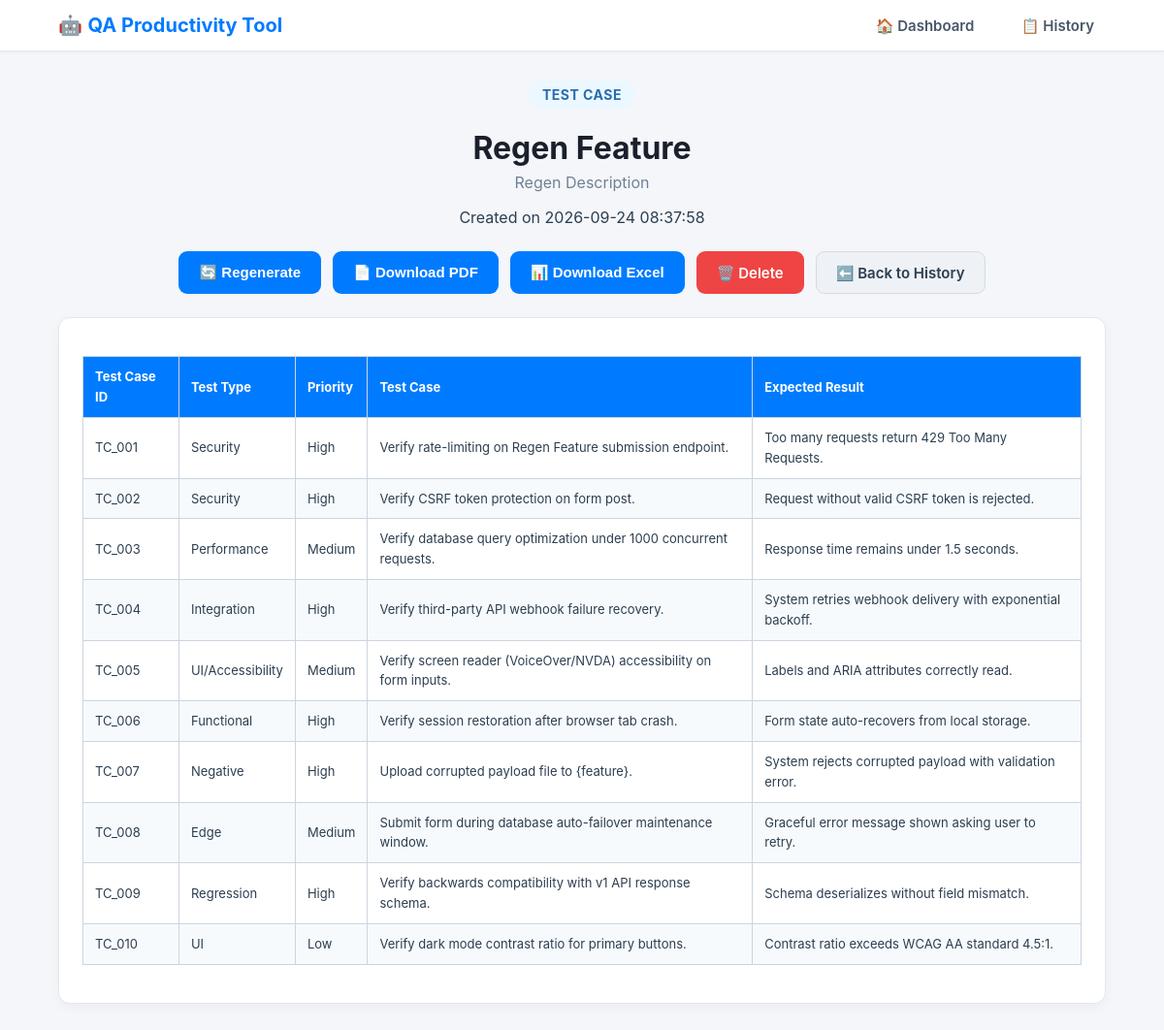
The page /view/24 on the database its author committed.
### tables this page shows
CREATE TABLE reports (
                id INTEGER PRIMARY KEY AUTOINCREMENT,
                type TEXT NOT NULL,
                feature TEXT NOT NULL,
                description TEXT NOT NULL,
                content TEXT,
                created_at TIMESTAMP DEFAULT CURRENT_TIMESTAMP
            );

### app.py (the view)
@app.route("/view/<int:id>")
def view_report(id):
    conn = get_db()
    cursor = conn.cursor()
    cursor.execute("SELECT * FROM reports WHERE id = ?", (id,))
    report = cursor.fetchone()
    conn.close()
    if not report:
        flash("Report not found.")
        return redirect(url_for("history"))
    content_html = markdown.markdown(report["content"] or "", extensions=['tables'])
    return render_template("view.html", report=report, content_html=content_html)

### app.py (called while the page is built, shortened)
def get_db():
    db_path = DATABASE
    conn = sqlite3.connect(db_path)
    conn.row_factory = sqlite3.Row
    return conn

### templates/view.html (shortened to what this page needs)
<!DOCTYPE html>
<html lang="en">
<head>
    <link rel="stylesheet" href="{{ url_for('static', filename='style.css') }}">
</head>
<body>
<header class="navbar">
    <div class="nav-container">
        <div class="logo">🤖 <strong>QA Productivity Tool</strong></div>
        <nav class="nav-links">
            <a href="/">🏠 Dashboard</a>
            <a href="/history">📋 History</a>
        </nav>
    </div>
</header>
<div class="container">
    <div class="result-header">
        <span class="badge badge-large badge-{{ report.type|lower|replace(' ', '-') }}">{{ report.type }}</span>
        <h1>{{ report.feature }}</h1>
        <p class="subtitle">{{ report.description }}</p>
        <p class="timestamp">Created on {{ report.created_at }}</p>
    </div>
    <div class="action-buttons">
        <form action="/regenerate" method="POST" style="display:inline;">
            <button type="submit" class="btn btn-primary">🔄 Regenerate</button>
        </form>
        <form action="/download_pdf" method="POST" style="display:inline;">
            <button type="submit" class="btn btn-primary">📄 Download PDF</button>
        </form>
        <form action="/download_excel" method="POST" style="display:inline;">
            <button type="submit" class="btn btn-primary">📊 Download Excel</button>
        </form>
        <a href="/delete/{{ report.id }}" class="btn btn-danger">🗑️ Delete</a>
        <a href="/history" class="btn btn-secondary">⬅️ Back to History</a>
    </div>
    <div class="ai-result">
        {{ content_html|safe }}
    </div>
</div>
</body>
</html>

### static/style.css (style rules this page uses)
body { margin: 0; padding: 0; background: #f4f6f9; font-family: -apple-system, BlinkMacSystemFont, "Segoe UI", Roboto, Helvetica, Arial, sans-serif; color: #2c3e50; }
.navbar { background: #ffffff; border-bottom: 1px solid #e2e8f0; padding: 14px 0; box-shadow: 0 2px 4px rgba(0,0,0,0.03); }
.nav-container { width: 90%; max-width: 1150px; margin: 0 auto; display: flex; justify-content: space-between; align-items: center; }
.logo { font-size: 20px; color: #007bff; }
.nav-links a { margin-left: 20px; text-decoration: none; color: #4a5568; font-weight: 600; font-size: 15px; padding: 6px 12px; border-radius: 6px; transition: all 0.2s ease; }
.container { width: 90%; max-width: 1150px; margin: 30px auto 60px auto; }
h1 { color: #1a202c; margin-bottom: 6px; }
.subtitle { color: #718096; margin-top: 0; font-size: 16px; }
.btn { display: inline-flex; align-items: center; justify-content: center; min-height: 44px; padding: 0 20px; border-radius: 9px; border: 1px solid transparent; font-size: 15px; font-weight: 600; text-decoration: none; cursor: pointer; box-sizing: border-box; transition: all 0.2s ease; }
.btn-primary { background: #007bff; color: #ffffff; }
.btn-secondary { background: #eef1f5; color: #2c3e50; border-color: #d5dbe3; }
.btn-danger { background: #ef4444; color: #ffffff; }
.action-buttons { display: flex; justify-content: center; align-items: center; gap: 12px; flex-wrap: wrap; margin-top: 24px; }
.badge { display: inline-block; padding: 4px 10px; border-radius: 20px; font-size: 12px; font-weight: 700; text-transform: uppercase; letter-spacing: 0.5px; }
.badge-test-case { background: #ebf8ff; color: #2b6cb0; }
.badge-large { font-size: 14px; padding: 6px 14px; }
.result-header { text-align: center; margin-bottom: 25px; }
.ai-result { background: #ffffff; padding: 24px; border-radius: 12px; border: 1px solid #e2e8f0; box-shadow: 0 4px 12px rgba(0,0,0,0.04); overflow-x: auto; line-height: 1.6; margin-top: 24px; }
.ai-result table { width: 100%; border-collapse: collapse; margin-top: 15px; margin-bottom: 15px; }
.ai-result th, .ai-result td { border: 1px solid #cbd5e0; padding: 10px 12px; text-align: left; font-size: 13px; }
.ai-result th { background: #007bff; color: white; font-weight: 700; }
.ai-result tr:nth-child(even) { background: #f7fafc; }

### rows shown on the page
reports: type "TEST CASE", feature "Regen Feature", description "Regen Description", created_at "2026-09-24 08:37:58", type "Test Case ID Test Type Priority Test Case Expected Result TC_001 Security High Verify rate-limiting on Regen Feature submission endpoint. Too many requests return 429 Too Many Requests. TC_002 Security High Verify CSRF token protection on form post. Request without valid CSRF token is rejected. TC_003 Performance Medium Verify database query optimization under 1000 concurrent requests. Response time remains under 1.5 seconds. TC_004 Integration High Verify third-party API webhook failure recovery. System retries webhook delivery with exponential backoff. TC_005 UI/Accessibility Medium Verify screen reader (VoiceOver/NVDA) accessibility on form inputs. Labels and ARIA attributes correctly…"
